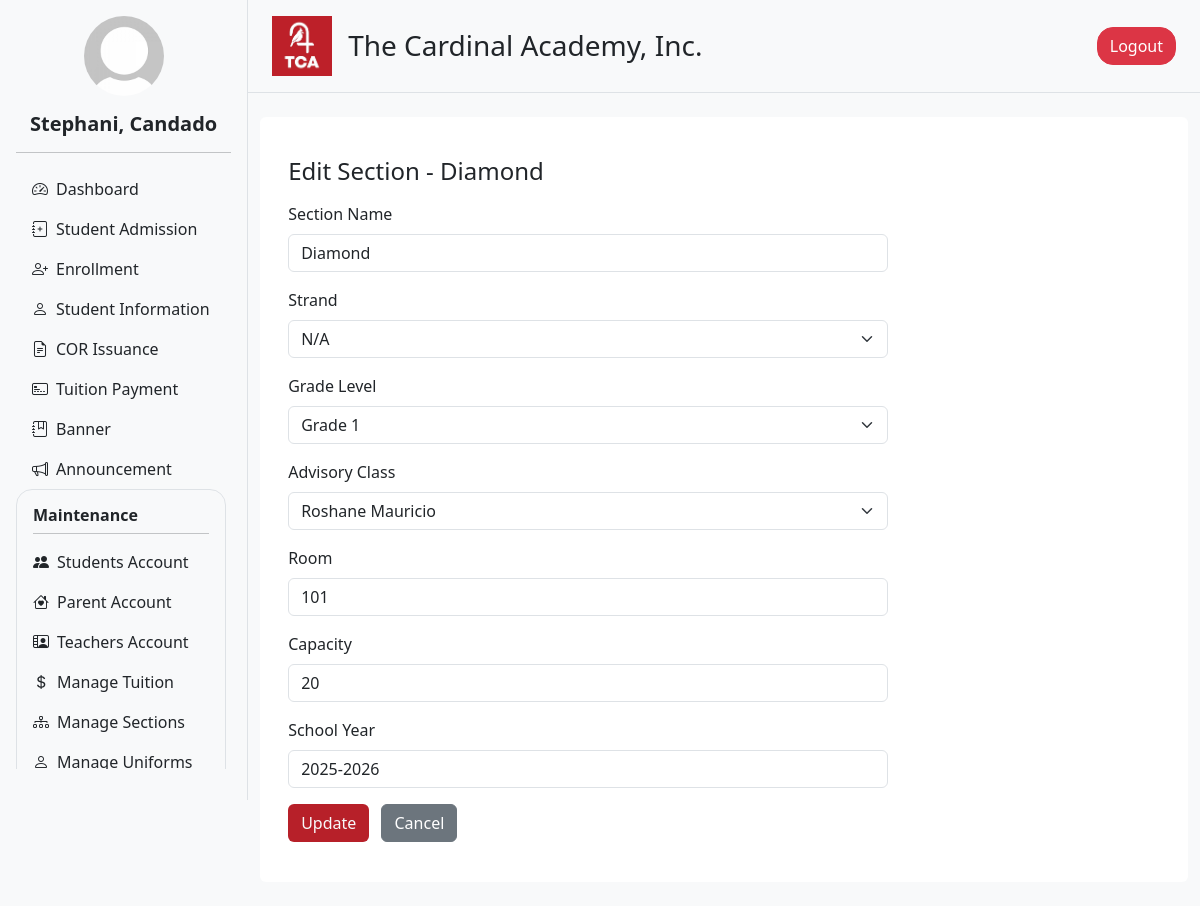
Page /admin/edit_section.php?id=17&nav_drop=true (signed in) on the committed database.
### tables this page shows
CREATE TABLE `sections` (
  `section_id` int(11) NOT NULL,
  `section_name` varchar(100) NOT NULL,
  `grade_level` varchar(20) NOT NULL,
  `teacher_id` int(11) NOT NULL,
  `room` varchar(50) DEFAULT NULL,
  `strand` varchar(1000) DEFAULT NULL,
  `capacity` int(11) NOT NULL,
  `enrolled` int(11) NOT NULL,
  `school_year` varchar(20) DEFAULT NULL,
  `created_at` timestamp NOT NULL DEFAULT current_timestamp()
);

### admin/edit_section.php (the view, shortened to what this page needs)
<?php
include '../db_connection.php';
$id = (int)$_GET['id'];
$stmt = $conn->prepare("SELECT * FROM sections WHERE section_id = ?");
$stmt->bind_param("i", $id);
$stmt->execute();
$result = $stmt->get_result();
$row = $result->fetch_assoc();
$teachers_result = mysqli_query($conn, "SELECT user_id, CONCAT(first_name, ' ', last_name) AS full_name FROM users WHERE acc_type = 'teacher'");
function isSelected($value, $selected) {
    return $value === $selected ? 'selected' : '';
}
?>
<!DOCTYPE html>
<html lang="en">
<head>
  <?php include 'header.php'; ?>
</head>
<body>
<div class="d-flex flex-row bg-light">
  <?php include 'navigation.php'; ?>
  <div class="content flex-grow-1">
    <?php include 'nav_top.php'; ?>
    <div class="container my-4">
      <div class="row g-4">
        <div class="col-12">
          <div class="rounded p-3 bg-white">
            <div class="container my-4">
              <h4>Edit Section - <?= htmlspecialchars($row['section_name']) ?></h4>
              <form method="post" class="mt-3" style="max-width: 600px;">
                <div class="mb-3">
                  <label for="section_name" class="form-label">Section Name</label>
                  <input type="text" id="section_name" name="section_name" class="form-control" required value="<?= htmlspecialchars($row['section_name']) ?>" />
                </div>
                <div class="mb-3">
                  <label for="strand" class="form-label">Strand</label>
                  <select name="strand" id="strand" class="form-select" required>
                    <?php
                      $strands = [
                        'N/A',
                        'GAS (General Academic Strand)',
                        'HUMMS (Humanities and Social Sciences)',
                        'STEM (Science, Technology, Engineering and Mathematics)',
                        'ABM (Accountancy, Business and Management)',
                        'TVL (Technical-Vocational-Livelihood)',
                        'SPORTS',
                        'ARTS and DESIGN'
                      ];
                      $current_strand = $row['strand'] ?? 'N/A';
                      foreach ($strands as $strand) {
                          $selected = ($strand === $current_strand) ? 'selected' : '';
                          echo "<option value=\"" . htmlspecialchars($strand) . "\" $selected>" . htmlspecialchars($strand) . "</option>";
                      }
                    ?>
                  </select>
                </div>
                <div class="mb-3">
                  <label for="grade_level" class="form-label">Grade Level</label>
                  <select name="grade_level" id="grade_level" class="form-select" required>
                    <?php
                    $grades = [
                      "Nursery", "Kinder", "Grade 1", "Grade 2", "Grade 3", "Grade 4", "Grade 5", "Grade 6",
                      "Grade 7", "Grade 8", "Grade 9", "Grade 10", "Grade 11", "Grade 12"
                    ];
                    foreach ($grades as $grade) {
                        echo '<option value="' . $grade . '" ' . isSelected($grade, $row['grade_level']) . '>' . $grade . '</option>';
                    }
                    ?>
                  </select>
                </div>
                <div class="mb-3">
                  <label for="teacher_id" class="form-label">Advisory Class</label>
                  <select name="teacher_id" id="teacher_id" class="form-select" required>
                    <?php
                    mysqli_data_seek($teachers_result, 0);
                    while ($teacher = mysqli_fetch_assoc($teachers_result)): ?>
                      <option value="<?= $teacher['user_id'] ?>" <?= $teacher['user_id'] == $row['teacher_id'] ? 'selected' : '' ?>>
                        <?= htmlspecialchars($teacher['full_name']) ?>
                      </option>
                    <?php endwhile; ?>
                  </select>
                </div>
                <div class="mb-3">
                  <label for="room" class="form-label">Room</label>
                  <input type="text" id="room" name="room" class="form-control" value="<?= htmlspecialchars($row['room']) ?>" />
                </div>
                <div class="mb-3">
                  <label for="capacity" class="form-label">Capacity</label>
                  <input type="number" id="capacity" name="capacity" class="form-control" required min="1" value="<?= htmlspecialchars($row['capacity']) ?>" />
                </div>
                <div class="mb-3">
                  <label for="school_year" class="form-label">School Year</label>
                  <input type="text" id="school_year" name="school_year" class="form-control" required value="<?= htmlspecialchars($row['school_year']) ?>" />
                </div>
                <button type="submit" class="btn bg-main text-light">Update</button>
                <a href="sectioning.php?nav_drop=true" class="btn btn-secondary ms-2">Cancel</a>
              </form>
            </div>
          </div>
        </div>
      </div>
    </div>
  </div>
</div>
</body>
</html>

### static/css/styles.css (style rules this page uses)
.content { width: 80%; }

### static/css/landing.css (style rules this page uses)
.bg-main { background-color: #b72029; }
body { margin: 0; padding: 0; height: 100%; }

### rows in the picture
sections: section_name "Diamond", teacher_id "Roshane Mauricio", room "101", capacity "20", school_year "2025-2026"

### other values in the picture
$full_name "Stephani, Candado"
form field strand "N/A"
form field grade_level "Grade 1"
